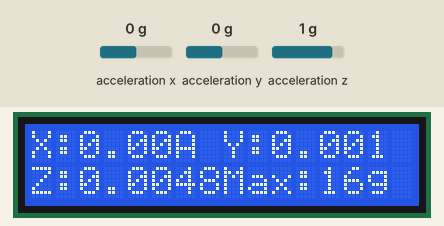
This sketch was run on a simulated Arduino Uno, built with avr-gcc and run on an emulated ATmega328P. Parts: 16×2 character LCD. The inputs (shaded band) are chosen by the test bench; at power-on: acceleration x 0 g, acceleration y 0 g, acceleration z 1 g. What the sketch prints to the serial monitor is not drawn.

Above: at 6.2 s.
6.3 s: acceleration x set to -0.2 g
At 7.0 s:
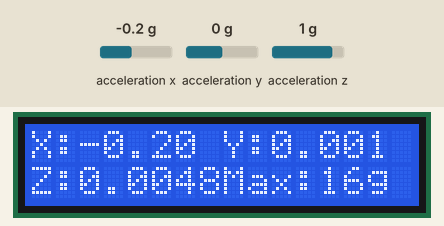
8.0 s: acceleration y set to -1.4 g
At 8.8 s:
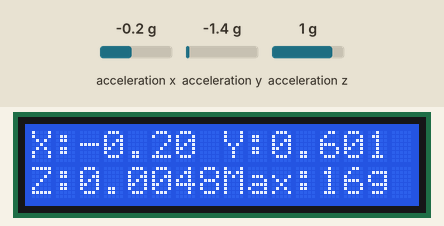
9.6 s: acceleration z set to -1.4 g
At 10.5 s:
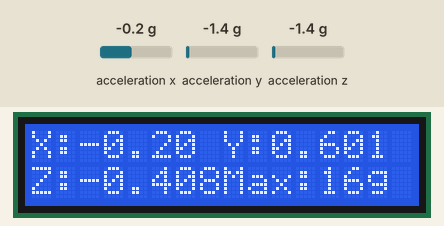
11.1 s: acceleration x set to -1.4 g
At 12.3 s:
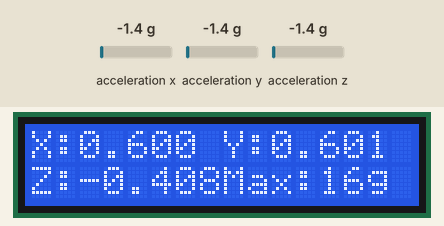
Timing chart, 0 to 13.6 s (numbered marks = the images above; inputs shaded):
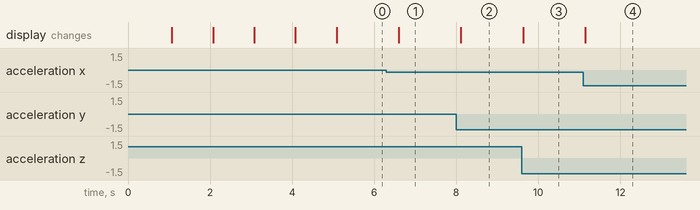

Measured:
- the behaviour switches between 0 and -0.1 g on acceleration x (found by bisection; images 0 and 1)
- after the input at 6.3 s, the display: changes after 0.30 s (image 1)
- after the input at 8.0 s, the display: changes after 0.12 s (image 2)
- after the input at 9.6 s, the display: changes at once (image 3)
- after the input at 11.1 s, the display: changes after 0.05 s (image 4)

The sketch:

Accelerometer-Calibrate.ino
```cpp
// (licence header left out)
/*
   This sketch example demonstrates how the BMI160 on the
   Intel(R) Curie(TM) module can be used to read accelerometer data
*/
#include "LiquidCrystal.h"
#include "CurieIMU.h"

LiquidCrystal lcd (12,11,5,4,3,2);
// set AccRange to 2, 4, 8, or 16, correspending to # of g's it will detect
int AccRange = 16;
int xCalibration, yCalibration, zCalibration;

void setup() {
  Serial.begin(9600); // initialize Serial communication
  //while (!Serial);    // wait for the serial port to open

  // initialize device
  Serial.println("Initializing IMU device...");
  CurieIMU.begin();

  // Set the accelerometer range to 2G
  CurieIMU.setAccelerometerRange(AccRange);

  //Initialize LCD:
  lcd.begin(16,2);

  //Run calibration
  calibrate();
}

void calibrate() {
  int axRaw, ayRaw, azRaw;         // raw accelerometer values
  float xCalSum, yCalSum, zCalSum;

  lcd.setCursor (0,0);
  lcd.print("CALIBRATING...");

  for(int test = 5; test > 0 ; test--){
    lcd.setCursor (14,0);
    lcd.print(test);

    // read raw accelerometer measurements from device
    CurieIMU.readAccelerometer(axRaw, ayRaw, azRaw);

    lcd.setCursor (0,1);
    lcd.print(axRaw);
    lcd.print(" ");
    lcd.print(ayRaw);
    lcd.print(" ");
    lcd.print(azRaw);
    lcd.print(" ");

    // add meaurements to previous test for averaging at end of test
    xCalSum = xCalSum + axRaw;
    yCalSum = yCalSum + ayRaw;
    zCalSum = zCalSum + azRaw;

    // wait 1 second
    delay(1000);
  }

  // testing done; calculate calibration values
  xCalibration = xCalSum / 5;
  yCalibration = yCalSum / 5;
  zCalibration = zCalSum / 5;
}

void loop() {
  int axRaw, ayRaw, azRaw;         // raw accelerometer values
  float ax, ay, az;

  // read raw accelerometer measurements from device
  CurieIMU.readAccelerometer(axRaw, ayRaw, azRaw);

  // convert the raw accelerometer data to G's
  ax = convertRawAcceleration(axRaw,xCalibration);
  ay = convertRawAcceleration(ayRaw,yCalibration);
  az = convertRawAcceleration(azRaw,zCalibration);

  // display tab-separated accelerometer x/y/z values
  lcd.setCursor (0,0);
  lcd.print("X:");
  lcd.print(ax);
  lcd.setCursor (7,0);
  lcd.print(" Y:");
  lcd.print(ay);
  lcd.setCursor (0,1);
  lcd.print("Z:");
  lcd.print(az);
  lcd.setCursor (8,1);
  lcd.print("Max:");
  lcd.print(CurieIMU.getAccelerometerRange());
  lcd.print("g");
  // wait 0.5 second
  delay(500);
}

float convertRawAcceleration(int aRaw, int aCalibration) {
  // since we are using 2G range
  // -2g maps to a raw value of -32768
  // +2g maps to a raw value of 32767

  float a = ((aRaw - aCalibration) * AccRange) / 32768.0;

  return a;
}
```
